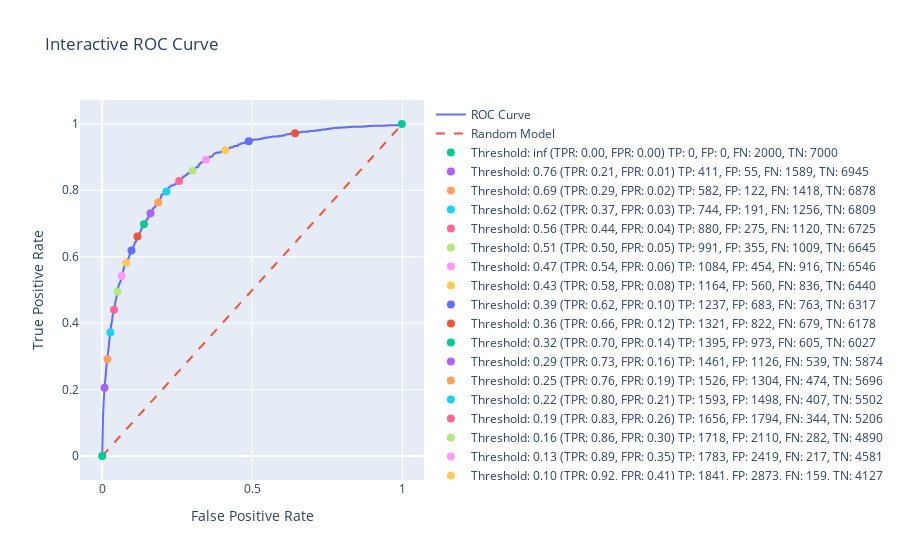

Notebook code cell kept with this figure:
### Code cell
# Compute ROC curve values
fpr, tpr, thresholds = roc_curve(y_test, y_pred_prob)

# Create interactive plot using Plotly
fig = go.Figure()
fig.add_trace(go.Scatter(x=fpr, y=tpr, mode='lines', name='ROC Curve'))
fig.add_trace(go.Scatter(x=[0, 1], y=[0, 1], mode='lines', name='Random Model', line=dict(dash='dash')))

# Add hover information for thresholds and display confusion matrix
for i in range(0, len(thresholds), max(1, len(thresholds) // 20)):
    y_pred_threshold = (y_pred_prob >= thresholds[i]).astype(int)
    cm = confusion_matrix(y_test, y_pred_threshold)
    tn, fp, fn, tp = cm.ravel()
    
    fig.add_trace(go.Scatter(
        x=[fpr[i]],
        y=[tpr[i]],
        mode='markers',
        marker=dict(size=8),
        name=f'Threshold: {thresholds[i]:.2f} (TPR: {tpr[i]:.2f}, FPR: {fpr[i]:.2f})\nTP: {tp}, FP: {fp}, FN: {fn}, TN: {tn}'
    ))

fig.update_layout(
    title='Interactive ROC Curve',
    xaxis_title='False Positive Rate',
    yaxis_title='True Positive Rate',
    hovermode='closest'
)

fig.show()

### Figure 1 — Plotly figure (JSON) as saved in the notebook; plotly's stock layout.template omitted (floating-point values rounded to 4 significant figures; data arrays with more than 128 entries replaced by an {"elided": "..."} marker saying what was removed)
{"data": [{"mode": "lines", "name": "ROC Curve", "type": "scatter", "x": {"elided": "1944 float values"}, "y": {"elided": "1944 float values"}}, {"line": {"dash": "dash"}, "mode": "lines", "name": "Random Model", "type": "scatter", "x": [0, 1], "y": [0, 1]}, {"marker": {"size": 8}, "mode": "markers", "name": "Threshold: inf (TPR: 0.00, FPR: 0.00)\nTP: 0, FP: 0, FN: 2000, TN: 7000", "type": "scatter", "x": [0], "y": [0]}, {"marker": {"size": 8}, "mode": "markers", "name": "Threshold: 0.76 (TPR: 0.21, FPR: 0.01)\nTP: 411, FP: 55, FN: 1589, TN: 6945", "type": "scatter", "x": [0.007857], "y": [0.2055]}, {"marker": {"size": 8}, "mode": "markers", "name": "Threshold: 0.69 (TPR: 0.29, FPR: 0.02)\nTP: 582, FP: 122, FN: 1418, TN: 6878", "type": "scatter", "x": [0.01743], "y": [0.291]}, {"marker": {"size": 8}, "mode": "markers", "name": "Threshold: 0.62 (TPR: 0.37, FPR: 0.03)\nTP: 744, FP: 191, FN: 1256, TN: 6809", "type": "scatter", "x": [0.02729], "y": [0.372]}, {"marker": {"size": 8}, "mode": "markers", "name": "Threshold: 0.56 (TPR: 0.44, FPR: 0.04)\nTP: 880, FP: 275, FN: 1120, TN: 6725", "type": "scatter", "x": [0.03929], "y": [0.44]}, {"marker": {"size": 8}, "mode": "markers", "name": "Threshold: 0.51 (TPR: 0.50, FPR: 0.05)\nTP: 991, FP: 355, FN: 1009, TN: 6645", "type": "scatter", "x": [0.05071], "y": [0.4955]}, {"marker": {"size": 8}, "mode": "markers", "name": "Threshold: 0.47 (TPR: 0.54, FPR: 0.06)\nTP: 1084, FP: 454, FN: 916, TN: 6546", "type": "scatter", "x": [0.06486], "y": [0.542]}, {"marker": {"size": 8}, "mode": "markers", "name": "Threshold: 0.43 (TPR: 0.58, FPR: 0.08)\nTP: 1164, FP: 560, FN: 836, TN: 6440", "type": "scatter", "x": [0.08], "y": [0.582]}, {"marker": {"size": 8}, "mode": "markers", "name": "Threshold: 0.39 (TPR: 0.62, FPR: 0.10)\nTP: 1237, FP: 683, FN: 763, TN: 6317", "type": "scatter", "x": [0.09757], "y": [0.6185]}, {"marker": {"size": 8}, "mode": "markers", "name": "Threshold: 0.36 (TPR: 0.66, FPR: 0.12)\nTP: 1321, FP: 822, FN: 679, TN: 6178", "type": "scatter", "x": [0.1174], "y": [0.6605]}, {"marker": {"size": 8}, "mode": "markers", "name": "Threshold: 0.32 (TPR: 0.70, FPR: 0.14)\nTP: 1395, FP: 973, FN: 605, TN: 6027", "type": "scatter", "x": [0.139], "y": [0.6975]}, {"marker": {"size": 8}, "mode": "markers", "name": "Threshold: 0.29 (TPR: 0.73, FPR: 0.16)\nTP: 1461, FP: 1126, FN: 539, TN: 5874", "type": "scatter", "x": [0.1609], "y": [0.7305]}, {"marker": {"size": 8}, "mode": "markers", "name": "Threshold: 0.25 (TPR: 0.76, FPR: 0.19)\nTP: 1526, FP: 1304, FN: 474, TN: 5696", "type": "scatter", "x": [0.1863], "y": [0.763]}, {"marker": {"size": 8}, "mode": "markers", "name": "Threshold: 0.22 (TPR: 0.80, FPR: 0.21)\nTP: 1593, FP: 1498, FN: 407, TN: 5502", "type": "scatter", "x": [0.214], "y": [0.7965]}, {"marker": {"size": 8}, "mode": "markers", "name": "Threshold: 0.19 (TPR: 0.83, FPR: 0.26)\nTP: 1656, FP: 1794, FN: 344, TN: 5206", "type": "scatter", "x": [0.2563], "y": [0.828]}, {"marker": {"size": 8}, "mode": "markers", "name": "Threshold: 0.16 (TPR: 0.86, FPR: 0.30)\nTP: 1718, FP: 2110, FN: 282, TN: 4890", "type": "scatter", "x": [0.3014], "y": [0.859]}, {"marker": {"size": 8}, "mode": "markers", "name": "Threshold: 0.13 (TPR: 0.89, FPR: 0.35)\nTP: 1783, FP: 2419, FN: 217, TN: 4581", "type": "scatter", "x": [0.3456], "y": [0.8915]}, {"marker": {"size": 8}, "mode": "markers", "name": "Threshold: 0.10 (TPR: 0.92, FPR: 0.41)\nTP: 1841, FP: 2873, FN: 159, TN: 4127", "type": "scatter", "x": [0.4104], "y": [0.9205]}, {"marker": {"size": 8}, "mode": "markers", "name": "Threshold: 0.08 (TPR: 0.95, FPR: 0.49)\nTP: 1895, FP: 3417, FN: 105, TN: 3583", "type": "scatter", "x": [0.4881], "y": [0.9475]}, {"marker": {"size": 8}, "mode": "markers", "name": "Threshold: 0.04 (TPR: 0.97, FPR: 0.64)\nTP: 1944, FP: 4497, FN: 56, TN: 2503", "type": "scatter", "x": [0.6424], "y": [0.972]}, {"marker": {"size": 8}, "mode": "markers", "name": "Threshold: 0.00 (TPR: 1.00, FPR: 1.00)\nTP: 1999, FP: 6986, FN: 1, TN: 14", "type": "scatter", "x": [0.998], "y": [0.9995]}], "layout": {"hovermode": "closest", "title": {"text": "Interactive ROC Curve"}, "xaxis": {"title": {"text": "False Positive Rate"}}, "yaxis": {"title": {"text": "True Positive Rate"}}}}
